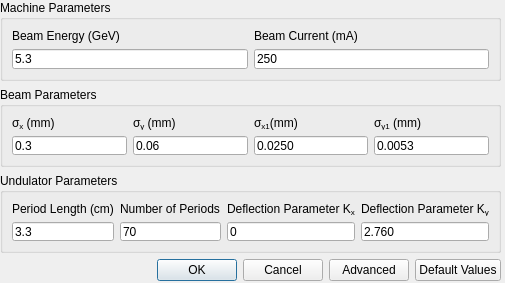
<?xml version="1.0" encoding="UTF-8"?>
<ui version="4.0">
 <class>Dialog</class>
 <widget class="QDialog" name="Dialog">
  <property name="geometry">
   <rect>
    <x>0</x>
    <y>0</y>
    <width>505</width>
    <height>283</height>
   </rect>
  </property>
  <property name="windowTitle">
   <string>Dialog</string>
  </property>
  <widget class="QWidget" name="layoutWidget">
   <property name="geometry">
    <rect>
     <x>0</x>
     <y>0</y>
     <width>501</width>
     <height>281</height>
    </rect>
   </property>
   <layout class="QVBoxLayout" name="verticalLayout_15">
    <item>
     <widget class="QGroupBox" name="groupBox">
      <property name="title">
       <string>Machine Parameters</string>
      </property>
      <layout class="QVBoxLayout" name="verticalLayout_14">
       <item>
        <layout class="QHBoxLayout" name="horizontalLayout">
         <item>
          <layout class="QVBoxLayout" name="verticalLayout">
           <item>
            <widget class="QLabel" name="label">
             <property name="text">
              <string>Beam Energy (GeV)</string>
             </property>
            </widget>
           </item>
           <item>
            <widget class="QLineEdit" name="und_energy">
             <property name="inputMask">
              <string/>
             </property>
             <property name="text">
              <string>5.3</string>
             </property>
            </widget>
           </item>
          </layout>
         </item>
         <item>
          <layout class="QVBoxLayout" name="verticalLayout_2">
           <item>
            <widget class="QLabel" name="label_2">
             <property name="text">
              <string>Beam Current (mA)</string>
             </property>
            </widget>
           </item>
           <item>
            <widget class="QLineEdit" name="und_current">
             <property name="text">
              <string>250</string>
             </property>
            </widget>
           </item>
          </layout>
         </item>
        </layout>
       </item>
      </layout>
     </widget>
    </item>
    <item>
     <widget class="QGroupBox" name="groupBox_2">
      <property name="title">
       <string>Beam Parameters</string>
      </property>
      <layout class="QVBoxLayout" name="verticalLayout_13">
       <item>
        <layout class="QHBoxLayout" name="horizontalLayout_2">
         <item>
          <layout class="QVBoxLayout" name="verticalLayout_3">
           <item>
            <widget class="QLabel" name="label_3">
             <property name="text">
              <string>&lt;html&gt;&lt;head/&gt;&lt;body&gt;&lt;p&gt;σ&lt;span style=&quot; vertical-align:sub;&quot;&gt;x&lt;/span&gt; (mm)&lt;/p&gt;&lt;/body&gt;&lt;/html&gt;</string>
             </property>
            </widget>
           </item>
           <item>
            <widget class="QLineEdit" name="und_sigx">
             <property name="text">
              <string>0.3</string>
             </property>
            </widget>
           </item>
          </layout>
         </item>
         <item>
          <layout class="QVBoxLayout" name="verticalLayout_4">
           <item>
            <widget class="QLabel" name="label_4">
             <property name="text">
              <string>&lt;html&gt;&lt;head/&gt;&lt;body&gt;&lt;p&gt;σ&lt;span style=&quot; vertical-align:sub;&quot;&gt;y&lt;/span&gt; (mm)&lt;/p&gt;&lt;/body&gt;&lt;/html&gt;</string>
             </property>
            </widget>
           </item>
           <item>
            <widget class="QLineEdit" name="und_sigy">
             <property name="text">
              <string>0.06</string>
             </property>
            </widget>
           </item>
          </layout>
         </item>
         <item>
          <layout class="QVBoxLayout" name="verticalLayout_5">
           <item>
            <widget class="QLabel" name="label_5">
             <property name="text">
              <string>&lt;html&gt;&lt;head/&gt;&lt;body&gt;&lt;p&gt;σ&lt;span style=&quot; vertical-align:sub;&quot;&gt;x1&lt;/span&gt;(mm)&lt;/p&gt;&lt;/body&gt;&lt;/html&gt;</string>
             </property>
            </widget>
           </item>
           <item>
            <widget class="QLineEdit" name="und_sigx1">
             <property name="text">
              <string>0.0250</string>
             </property>
            </widget>
           </item>
          </layout>
         </item>
         <item>
          <layout class="QVBoxLayout" name="verticalLayout_6">
           <item>
            <widget class="QLabel" name="label_7">
             <property name="text">
              <string>&lt;html&gt;&lt;head/&gt;&lt;body&gt;&lt;p&gt;σ&lt;span style=&quot; vertical-align:sub;&quot;&gt;y1&lt;/span&gt; (mm)&lt;/p&gt;&lt;/body&gt;&lt;/html&gt;</string>
             </property>
            </widget>
           </item>
           <item>
            <widget class="QLineEdit" name="und_sigy1">
             <property name="text">
              <string>0.0053</string>
             </property>
            </widget>
           </item>
          </layout>
         </item>
        </layout>
       </item>
      </layout>
     </widget>
    </item>
    <item>
     <widget class="QGroupBox" name="groupBox_3">
      <property name="title">
       <string>Undulator Parameters</string>
      </property>
      <layout class="QVBoxLayout" name="verticalLayout_12">
       <item>
        <layout class="QHBoxLayout" name="horizontalLayout_3">
         <item>
          <layout class="QVBoxLayout" name="verticalLayout_7">
           <item>
            <widget class="QLabel" name="label_6">
             <property name="text">
              <string>Period Length (cm)</string>
             </property>
            </widget>
           </item>
           <item>
            <widget class="QLineEdit" name="und_period">
             <property name="text">
              <string>3.3</string>
             </property>
            </widget>
           </item>
          </layout>
         </item>
         <item>
          <layout class="QVBoxLayout" name="verticalLayout_8">
           <item>
            <widget class="QLabel" name="undn">
             <property name="text">
              <string>Number of Periods</string>
             </property>
            </widget>
           </item>
           <item>
            <widget class="QLineEdit" name="und_nperiods">
             <property name="text">
              <string>70</string>
             </property>
            </widget>
           </item>
          </layout>
         </item>
         <item>
          <layout class="QVBoxLayout" name="verticalLayout_9">
           <item>
            <widget class="QLabel" name="label_9">
             <property name="text">
              <string>&lt;html&gt;&lt;head/&gt;&lt;body&gt;&lt;p&gt;Deflection Parameter K&lt;span style=&quot; vertical-align:sub;&quot;&gt;x&lt;/span&gt;&lt;/p&gt;&lt;/body&gt;&lt;/html&gt;</string>
             </property>
            </widget>
           </item>
           <item>
            <widget class="QLineEdit" name="und_kx">
             <property name="text">
              <string>0</string>
             </property>
            </widget>
           </item>
          </layout>
         </item>
         <item>
          <layout class="QVBoxLayout" name="verticalLayout_10">
           <item>
            <widget class="QLabel" name="label_10">
             <property name="text">
              <string>&lt;html&gt;&lt;head/&gt;&lt;body&gt;&lt;p&gt;Deflection Parameter K&lt;span style=&quot; vertical-align:sub;&quot;&gt;y&lt;/span&gt;&lt;/p&gt;&lt;/body&gt;&lt;/html&gt;</string>
             </property>
            </widget>
           </item>
           <item>
            <widget class="QLineEdit" name="und_ky">
             <property name="text">
              <string>2.760</string>
             </property>
            </widget>
           </item>
          </layout>
         </item>
        </layout>
       </item>
      </layout>
     </widget>
    </item>
    <item>
     <layout class="QHBoxLayout" name="horizontalLayout_4">
      <item>
       <widget class="QDialogButtonBox" name="buttonBox">
        <property name="standardButtons">
         <set>QDialogButtonBox::Cancel|QDialogButtonBox::Ok</set>
        </property>
       </widget>
      </item>
      <item>
       <widget class="QPushButton" name="advanced_button">
        <property name="text">
         <string>Advanced</string>
        </property>
       </widget>
      </item>
      <item>
       <widget class="QPushButton" name="default_button">
        <property name="text">
         <string>Default Values</string>
        </property>
       </widget>
      </item>
     </layout>
    </item>
   </layout>
  </widget>
 </widget>
 <tabstops>
  <tabstop>und_energy</tabstop>
  <tabstop>und_current</tabstop>
  <tabstop>und_sigx</tabstop>
  <tabstop>und_sigy</tabstop>
  <tabstop>und_sigx1</tabstop>
  <tabstop>und_sigy1</tabstop>
  <tabstop>und_period</tabstop>
  <tabstop>und_nperiods</tabstop>
  <tabstop>und_kx</tabstop>
  <tabstop>und_ky</tabstop>
  <tabstop>advanced_button</tabstop>
 </tabstops>
 <resources/>
 <connections/>
</ui>
